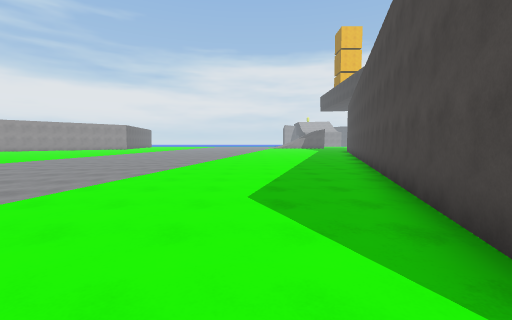
[1] (above)

16 first-person views from a walk through a Unity game level. The camera is 1.5 m above the floor, tilts 4° down and sees 90° across. The floor is counted in squares, 2 m on a side. Each view is taken from the middle of a square. On the plan, view 1 faces up. The plan holds only what a view shows up to about 9 squares ahead; the rest is blank. The place goes on beyond the plan. The player character is not drawn.

[2]
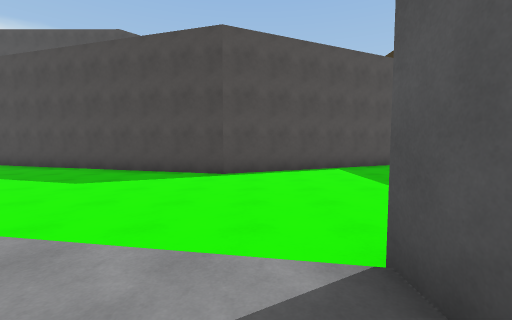

[3]
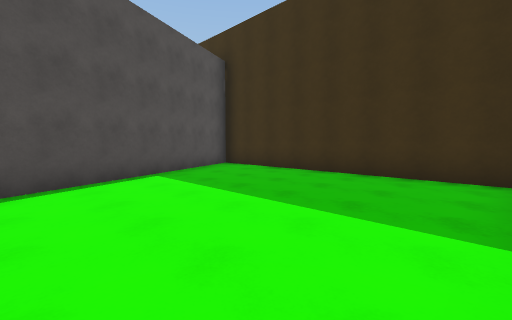

[4]
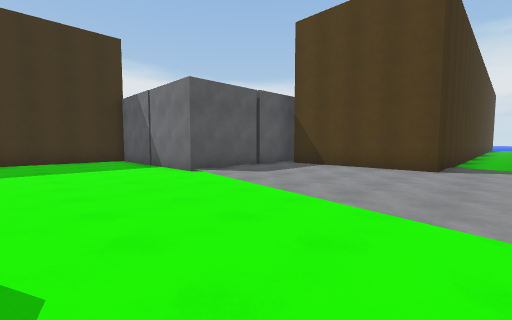

[5]
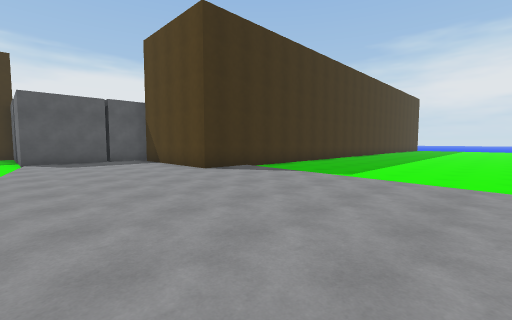

[6]
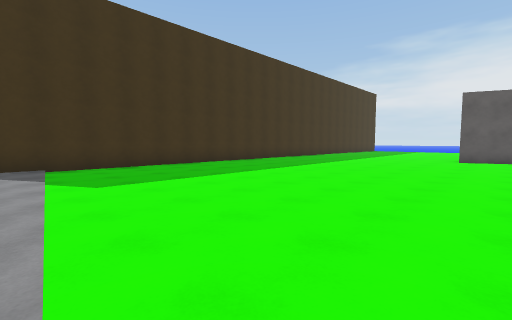

[7]
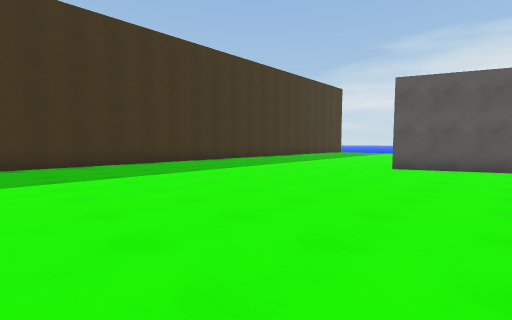

[8]
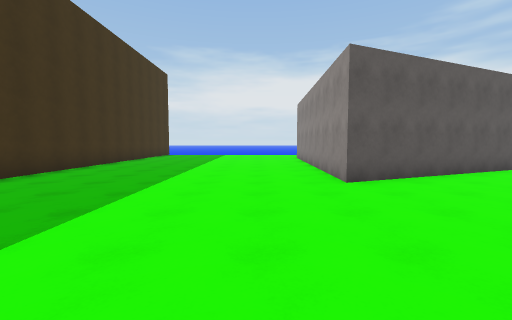

[9]
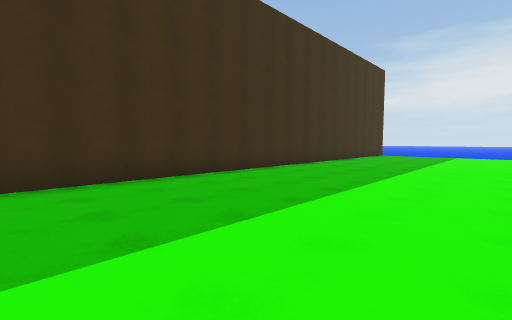

[10]
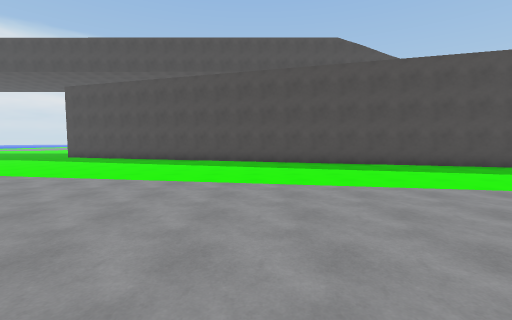

[11]
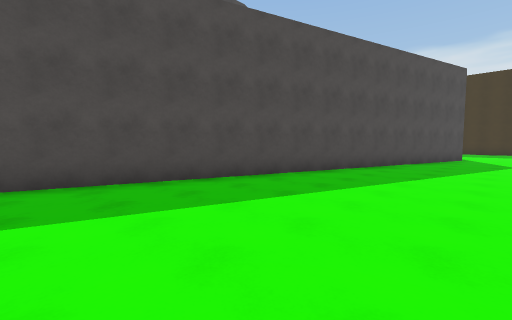

[12]
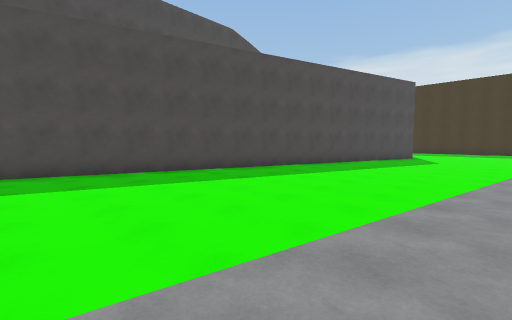

[13]
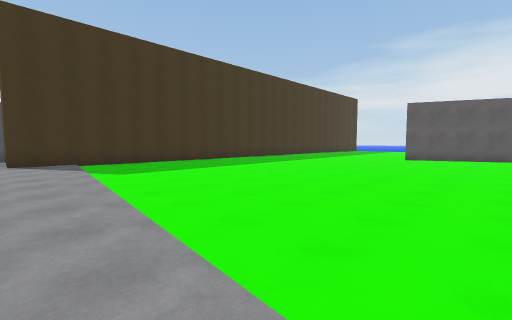

[14]
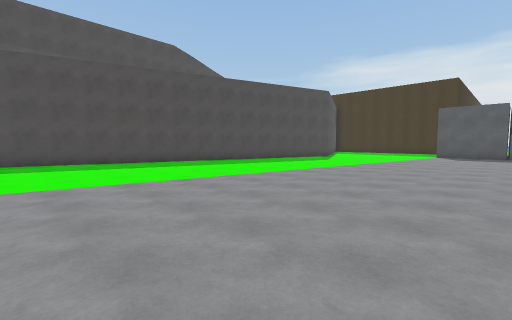

[15]
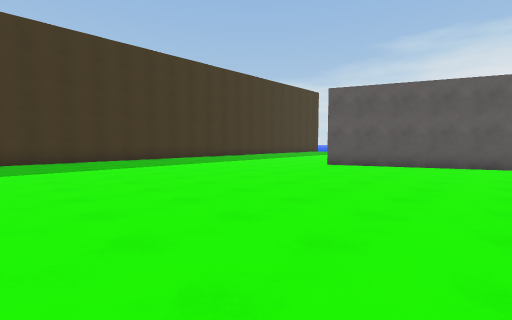

[16]
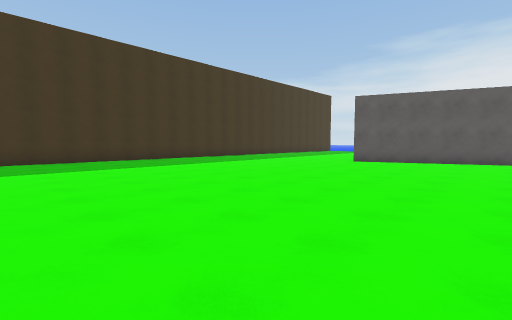

### Floor plan
Points are (right, up) in squares from view 1. A wall is a line through its corners. A room is listed if a view was taken in it or the views show most of it. See-through windows are left out.
Room 1 (views 1, 2, 3, 4, 5, 6, 7, 8, 9, 10, 11, 12, 13, 14, 15, 16)
walls: (-7, -0.8) (-3.4, -0.8) (-3.4, -4.4); (-3.1, -5.9) (3.9, -5.9); (-21.7, 15.6) (-19.7, 10.7) (-23.4, 10.8); (-23.5, 3.8) (-7.1, 3.8) (-7.1, -0.4); (4.3, -5.5) (1.4, 0.8) (5.7, 15.1)

Where each view was taken, in squares from view 1:
view 1: 0 up, 0 right, facing up
view 2: 0 up, 5 left, facing right
view 3: 0 up, 3 left, facing down-right
view 4: 5 up, 0 right, facing down-left
view 5: 10 up, 3 left, facing down-left
view 6: 12 up, 8 left, facing down-left
view 7: 13 up, 12 left, facing down-left
view 8: 9 up, 15 left, facing left
view 9: 9 up, 15 left, facing down-left
view 10: 11 up, 6 left, facing right
view 11: 14 up, 0 right, facing down-right
view 12: 15 up, 2 left, facing down-right
view 13: 14 up, 7 left, facing down-left
view 14: 14 up, 6 left, facing down-right
view 15: 15 up, 12 left, facing down-left
view 16: 15 up, 10 left, facing down-left
